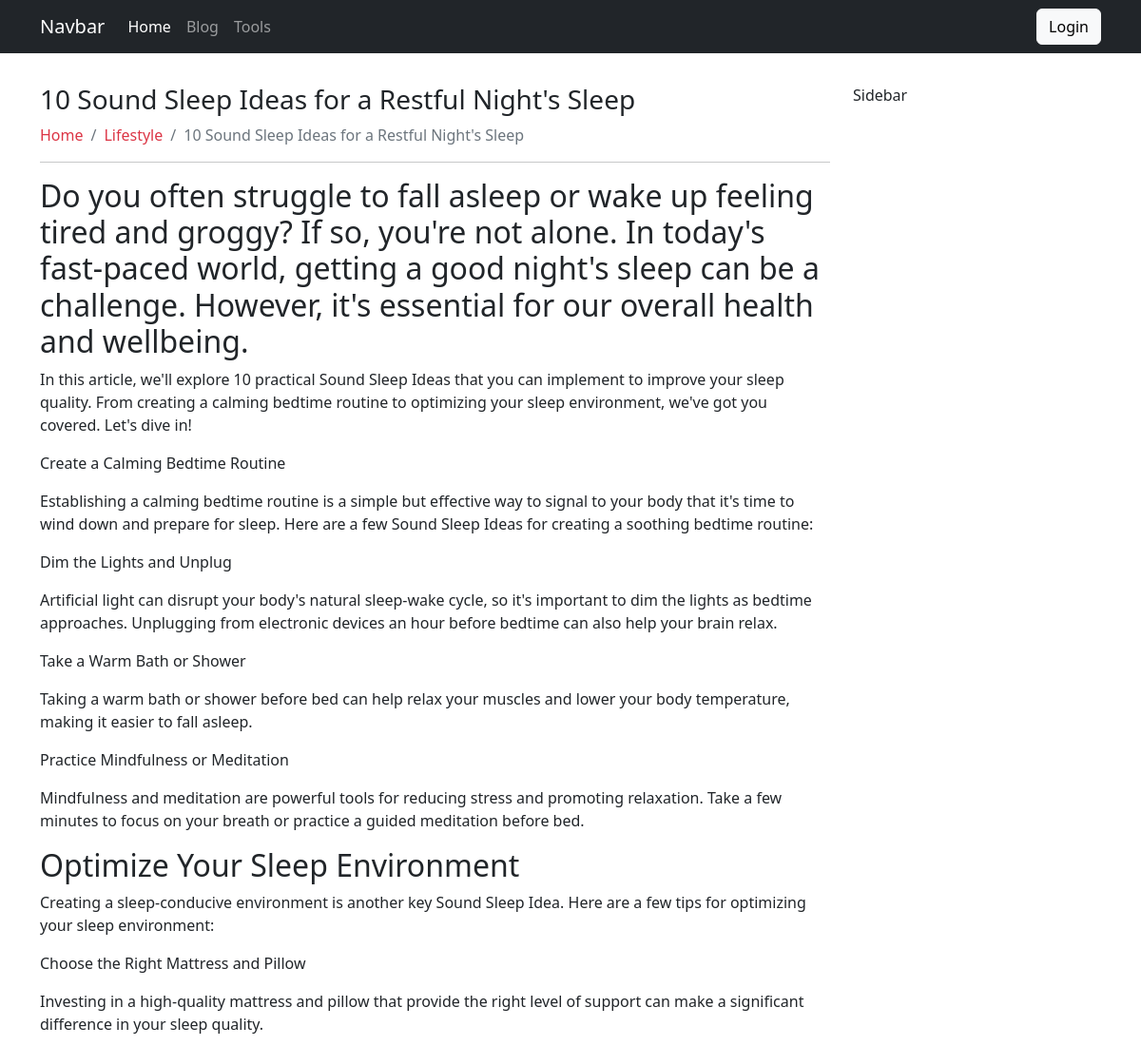
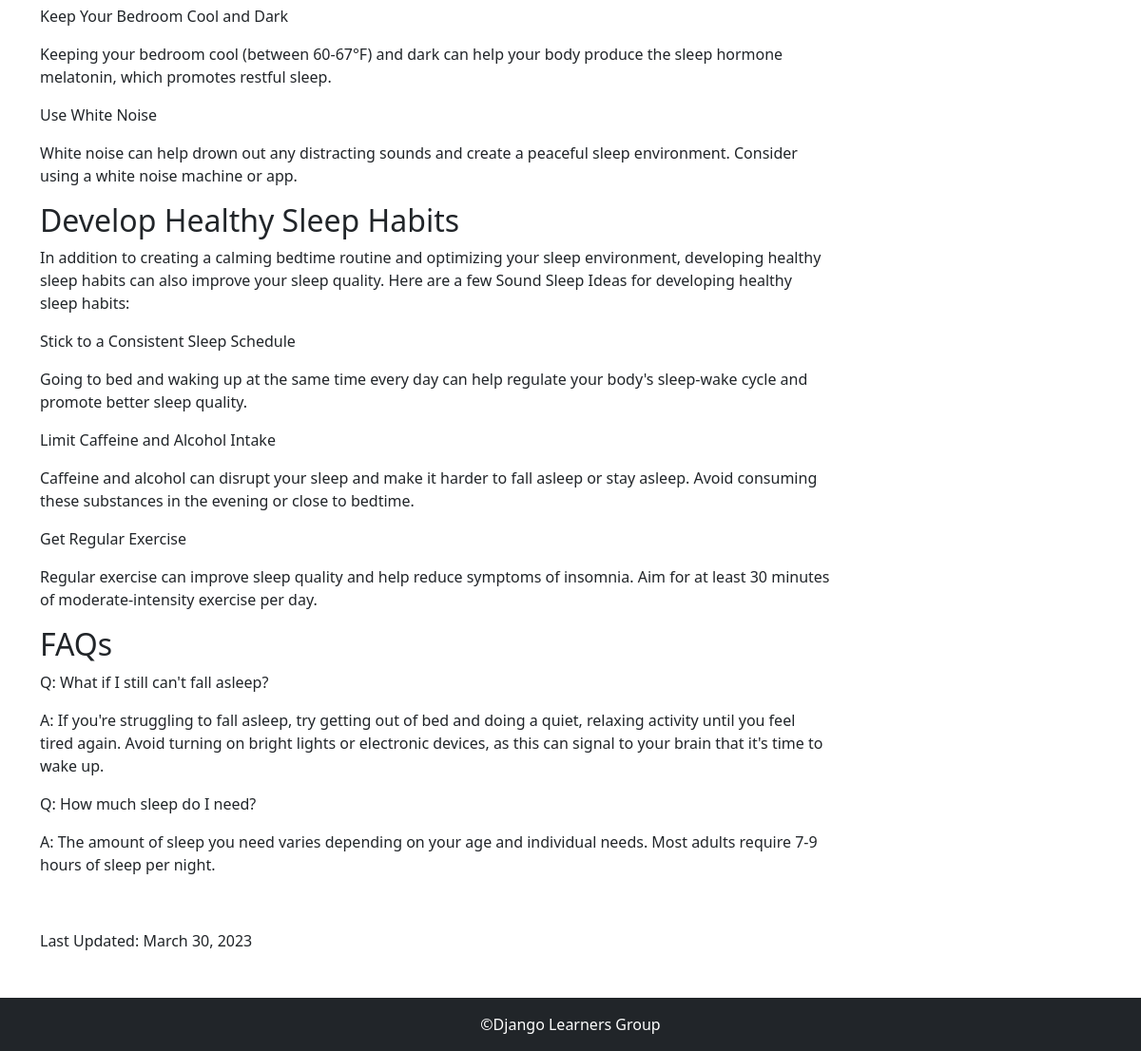
Page /10-sound-sleep-ideas-for-a-restful-nights-sleep on the committed database (2 pictures, top to bottom).
### blog/models.py (models this page shows, shortened)
class BlogPost(models.Model):
    STATUS=[
        ('draft','Draft'),
        ('published','Published')
    ]
    title = models.CharField(max_length=200)
    featured = models.ImageField(upload_to='blogs/', blank=True, null=True)
    slug=models.SlugField(unique=True, blank=True,null=True)
    content = RichTextField(blank=True,null=True)
    created = models.DateTimeField(auto_now_add=True)
    update = models.DateField(auto_now=True)
    category = models.ForeignKey(Category, on_delete=models.CASCADE)
    status=models.CharField(max_length=10, choices= STATUS, default='draft')
    meta_title=models.CharField(max_length=200, blank=True, null=True)
    meta_description=models.TextField(blank=True, null=True)
    class Meta:
        verbose_name_plural= 'All Posts'

class Category(models.Model):
    title = models.CharField(max_length=200)
    slug = models.SlugField(unique=True, blank=True, null=True)
    class Meta:
        verbose_name_plural= 'Categories'

### blog/views.py (the view)
# urls.py: path('<slug:slug>', views.single_post, name= 'single_post'),
def single_post(request, slug):
    post = get_object_or_404(BlogPost, slug=slug)
    template_name='Blog/single.html'
    context={'post':post}
    return render(request, template_name, context)

### templates/Blog/single.html (shortened to what this page needs)
{% extends 'base.html' %}
{% block content %}
<div class="container my-3">
    <div class="row py-3">
        <div class="col-md-9">
            <h1 class="h3">{{post.title}}</h1>
                <nav aria-label="breadcrumb">
                <ol class="breadcrumb">
                  <li class="breadcrumb-item"><a class="text-decoration-none text-danger" href="{%url 'home'%}">Home</a></li>
                  <li class="breadcrumb-item"><a class="text-decoration-none text-danger" href="#">{{post.category.title}}</a></li>
                  <li class="breadcrumb-item active" aria-current="page">{{post.title}}</li>
                </ol>
              </nav>
              <hr>
              <div class="my-3">
                {{post.content|safe}}
              </div>
              Last Updated: {{post.update}}
        </div>
        <div class="col-md-3">Sidebar</div>
    </div>
</div>
{% endblock content %}

### rows in the picture
BlogPost: title "10 Sound Sleep Ideas for a Restful Night's Sleep", category "Lifestyle", content "Do you often struggle to fall asleep or wake up feeling tired and groggy? If so, you're not alone. In today's fast-paced world, getting a good night's sleep can be a challenge. However, it's essential for our overall health and wellbeing. In this article, we'll explore 10 practical Sound Sleep Ideas that you can implement to improve your sleep quality. From creating a calming bedtime routine to optimizing your sleep environment, we've got you covered. Let's dive in! Create a Calming Bedtime Routine Establishing a calming bedtime routine is a simple but effective way to signal to your body that it's time to wind down and prepare for sleep. Here are a few Sound Sleep Ideas for creating a…", update "March 30, 2023"
